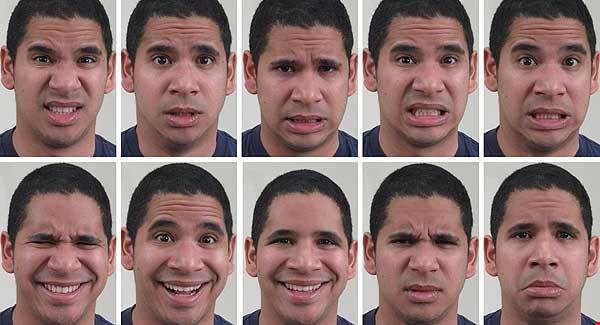
#> input picture diff_emotions.jpg, 600 x 325 px
$ python -i utils.py   (imports and definitions only)
#> lines starting #> are read from the running program, lines starting #| are printed output that depends on the picture; after the words box and inside, x2 and y2 are one past the last pixel; in counts of white or black regions, pixels touching at a corner belong together
import sys
#workaround for openCV on osX
sys.path.append('/usr/local/lib/python3.6/site-packages')

# IMPORTANT: OPENCV 3 for Python 3 is needed, install it from :
# http://docs.opencv.org/3.0-beta/doc/tutorials/introduction/windows_install/windows_install.html
# or on MAC : brew install opencv3 --with-contrib --with-python3 --HEAD
# http://www.pyimagesearch.com/2016/12/19/install-opencv-3-on-macos-with-homebrew-the-easy-way/

import cv2
import matplotlib.pyplot as plt
import PIL
import numpy as np

from scipy.sparse import coo_matrix

# returns the array of 48x48 images of faces and the whole image with rectangles over the faces
def get_faces_from_img(img_path):

    # The face recognition properties, recognizing only frontal face
#> called with img_path = 'diff_emotions.jpg'
    cascPath = 'haarcascade_frontalface_default.xml'

    # Create the haar cascade
    faceCascade = cv2.CascadeClassifier(cascPath)

    #read image and convert to grayscale
    if (img_path == 'camera'):
        video_capture = cv2.VideoCapture(0)
        ret, image = video_capture.read()
    else:
        image = cv2.imread(img_path,1)
#> image is the input picture: shape (325, 600, 3); mean B, G, R 113.7, 115.8, 142.2

    gray_img = cv2.cvtColor(image, cv2.COLOR_BGR2GRAY)
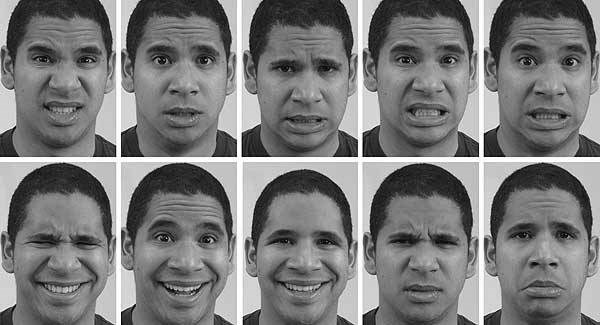
#> gray_img: shape (325, 600); min 0, max 255, mean 123.5

    # Detect faces in the image
    faces = faceCascade.detectMultiScale(
        gray_img,
        scaleFactor=1.1,
        minNeighbors=5,
        minSize=(30, 30)
    )
#> faces = [[243, 196, 113, 113], [7, 15, 114, 114], [244, 22, 122, 122], [488, 192, 108, 108], [10, 199, 111, 111], [366, 198, 115, 115], [122, 12, 121, 121], [366, 12, 121, 121], [486, 17, 114, 114], [119, 187, 125, 125]]

    #print("Found {0} faces in ".format(len(faces)), img_path, " !")

    #preparing an array to store each face img separately
    faces_imgs = np.zeros((len(faces),48,48))

    # iterate through the faces and save them into a separate array
    num_fac = 0;

    for (x, y, w, h) in faces:

        face_single = image[y:y+h,x:x+w];
        #resize to 48x48
        face_resized = cv2.resize(face_single, (48,48));
        #cv2.imwrite('Face'+str(num_fac)+'.png', face_resized)
        #taking only one color (because it's grey RGB)
        faces_imgs[num_fac] = face_resized[:,:,0]
        num_fac = num_fac+1;
#> this loop made 10 passes
#> pass 1, in get_faces_from_img, `face_single = image[y:y+h,x:x+w];`:
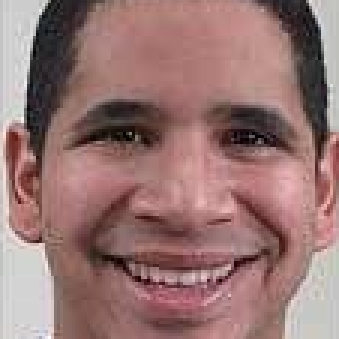
#> face_single: shape (113, 113, 3) (shown 3 times larger); mean B, G, R 114.8, 117.1, 151.4
#> pass 1, in get_faces_from_img, `face_resized = cv2.resize(face_single, (48,48));`:
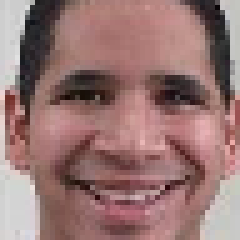
#> face_resized: shape (48, 48, 3) (shown 5 times larger); mean B, G, R 114.9, 117.2, 151.5
#> pass 2, in get_faces_from_img, `face_single = image[y:y+h,x:x+w];`:
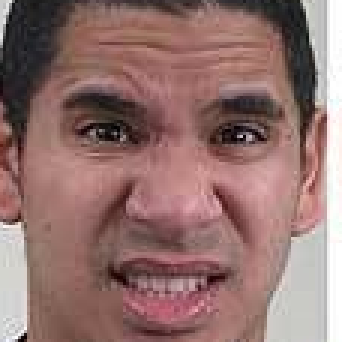
#> face_single: shape (114, 114, 3) (shown 3 times larger); mean B, G, R 110.4, 113.8, 146.6
#> pass 2, in get_faces_from_img, `face_resized = cv2.resize(face_single, (48,48));`:
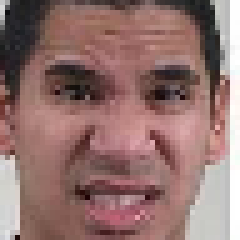
#> face_resized: shape (48, 48, 3) (shown 5 times larger); mean B, G, R 110.3, 113.8, 146.5
#> after the loop:
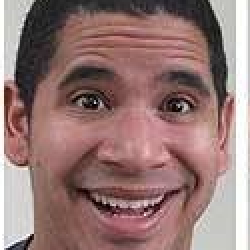
#> face_single: shape (125, 125, 3) (shown 2 times larger); mean B, G, R 116.6, 119.2, 149
#> after the loop, num_fac = 10
        #adding rectangles to faces

    # adding rectangles on faces in the image
    for (x, y, w, h) in faces:
        cv2.rectangle(image, (x, y), (x+w, y+h), (0, 255, 0), 1)
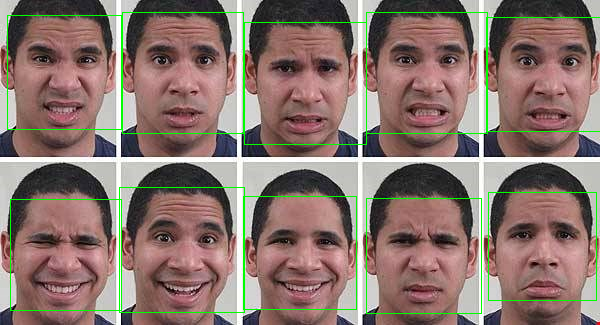
#> image: shape (325, 600, 3); 2.27% of pixels changed, all inside (x1, y1, x2, y2) = (7, 12, 600, 314)
    #cv2.imshow("Faces found", image)
    #cv2.imwrite('Faces_recognized.png', image)
    return faces_imgs, image

def convert_to_one_hot(a,max_val=None):
    N = a.size
    data = np.ones(N,dtype=int)
    sparse_out = coo_matrix((data,(np.arange(N),a.ravel())), shape=(N,max_val))
    return np.array(sparse_out.todense())

#convert single vector to a value
def convert_from_one_hot(a):
     return np.argmax(a);

def get_min_max( img ):
    return np.min(np.min(img)),np.max(np.max(img))

def remap(img, min, max):
    if ( max-min ):
        return (img-min) * 1.0/(max-min)
    else:
        return img

def contrast_stretch(img ):
    min, max = get_min_max( img );
    return remap(img, min, max)

>>> result = get_faces_from_img('diff_emotions.jpg')

$ run again, on abba.png
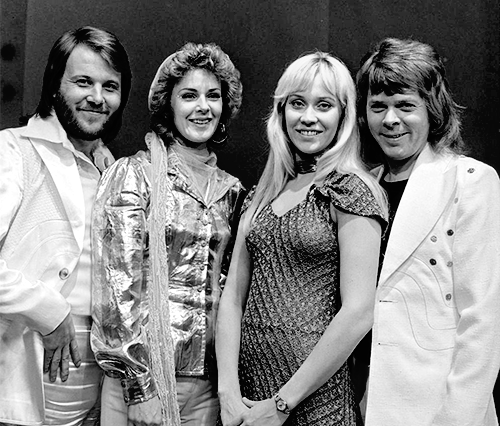
#> input picture abba.png, 500 x 426 px
#> in get_faces_from_img, image is the input picture: shape (426, 500, 3); min 0, max 255, mean 130.8
#> faces = [[168, 70, 66, 66], [56, 55, 75, 75], [267, 69, 87, 87], [354, 78, 74, 74]]
#> the loop in get_faces_from_img, `for (x, y, w, h) in faces: ` made 4 passes
#> after the loop in get_faces_from_img, `for (x, y, w, h) in faces:`:
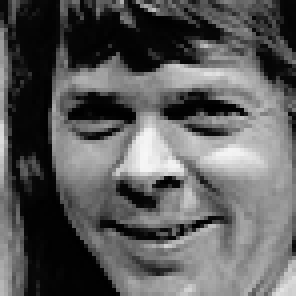
#> face_single: shape (74, 74, 3) (shown 4 times larger); min 0, max 247, mean 91.6
#> after the loop in get_faces_from_img, `for (x, y, w, h) in faces:`: num_fac = 4
#> the loop in get_faces_from_img, `for (x, y, w, h) in faces:` made 4 passes
#> after the loop in get_faces_from_img, `for (x, y, w, h) in faces:`:
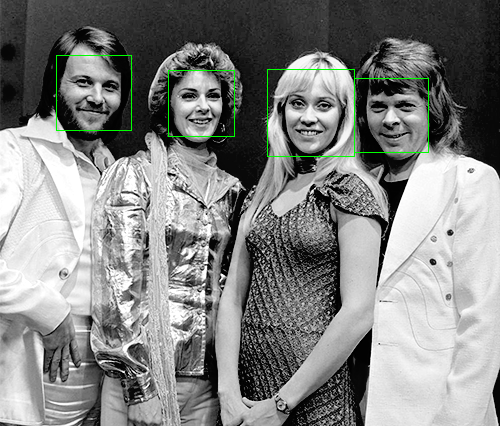
#> image: shape (426, 500, 3); 0.53% of pixels changed, all inside (x1, y1, x2, y2) = (56, 55, 429, 157)
